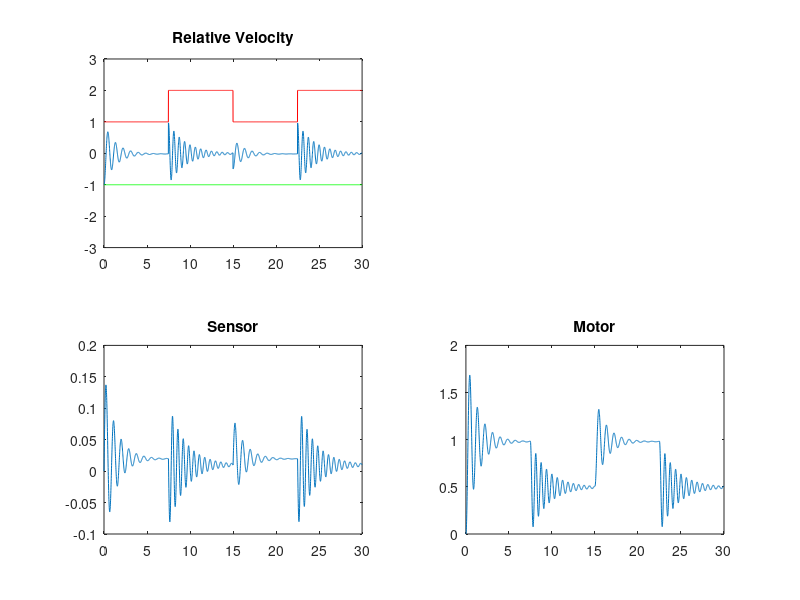

Recreate this plot in MATLAB.
%Brain_Closed_02.m
%Project Title: An agent based model of motor adaption in larval zebrafish
%Description: Closed loop CTRNN model of motor adaption with modulated gain
%Francis Poole
%8.7.14

clf;
clc;
clear;

%Init
dt = 0.01; %Time step
T = 30; %Amount of time
time = 0:dt:T; %Time array

m(1) = 0; %Motor node start
s(1) = 0; %Sensor node start
wM = 0; %Motor weight
wS = 0; %Sensor weight
wMS = 50; %Motor <- Sensor weight
wSM = 0; %Sensor <- Motor weight

%Gain parameter
% K(1:T/dt+1) = 1;
%    OR
K(1:(T/dt+1)/4) = 1;
K((T/dt+1)/4:(T/dt+1)/2) = 2;
K((T/dt+1)/2:3*(T/dt+1)/4) = 1;
K(3*(T/dt+1)/4:(T/dt+1)) = 2;

%Flow velocity of water.
flowV(1:T/dt+1) = -1;
%    OR
% flowV(1:(T/dt+1)/4) = -1; %Flow velocity of water
% flowV((T/dt+1)/4:(T/dt+1)/2) = 0;
% flowV((T/dt+1)/2:3*(T/dt+1)/4) = -1;
% flowV(3*(T/dt+1)/4:(T/dt+1)) = 0;

%Swim velocity of fish. Start at rest
swimV(1) = 0; 

tau_b = 1;

for t = 1:length(time) - 1
    swimV(t) = K(t) * m(t); %Update swim velocity
    m(t+1) = m(t) + 1/tau_b * dt * (-m(t) + (wM * m(t)) + wMS * s(t)); %Update motor node
    s(t+1) = s(t) + 1/tau_b * dt * (-s(t) + (wS * s(t)) + wSM * m(t) - (swimV(t) + flowV(t))); %Update sensor node
end
swimV(t+1) = K(t) * m(t);


%Plot
subplot(2,2,1)
plot(time,flowV+swimV);
hold on
plot(time,K,'r');
plot(time,flowV,'g');
hold off
title('Relative Velocity');
ylim([-3,3]);


subplot(2,2,3)
plot(time, s)
title('Sensor');

subplot(2,2,4);
plot(time, m);
title('Motor');